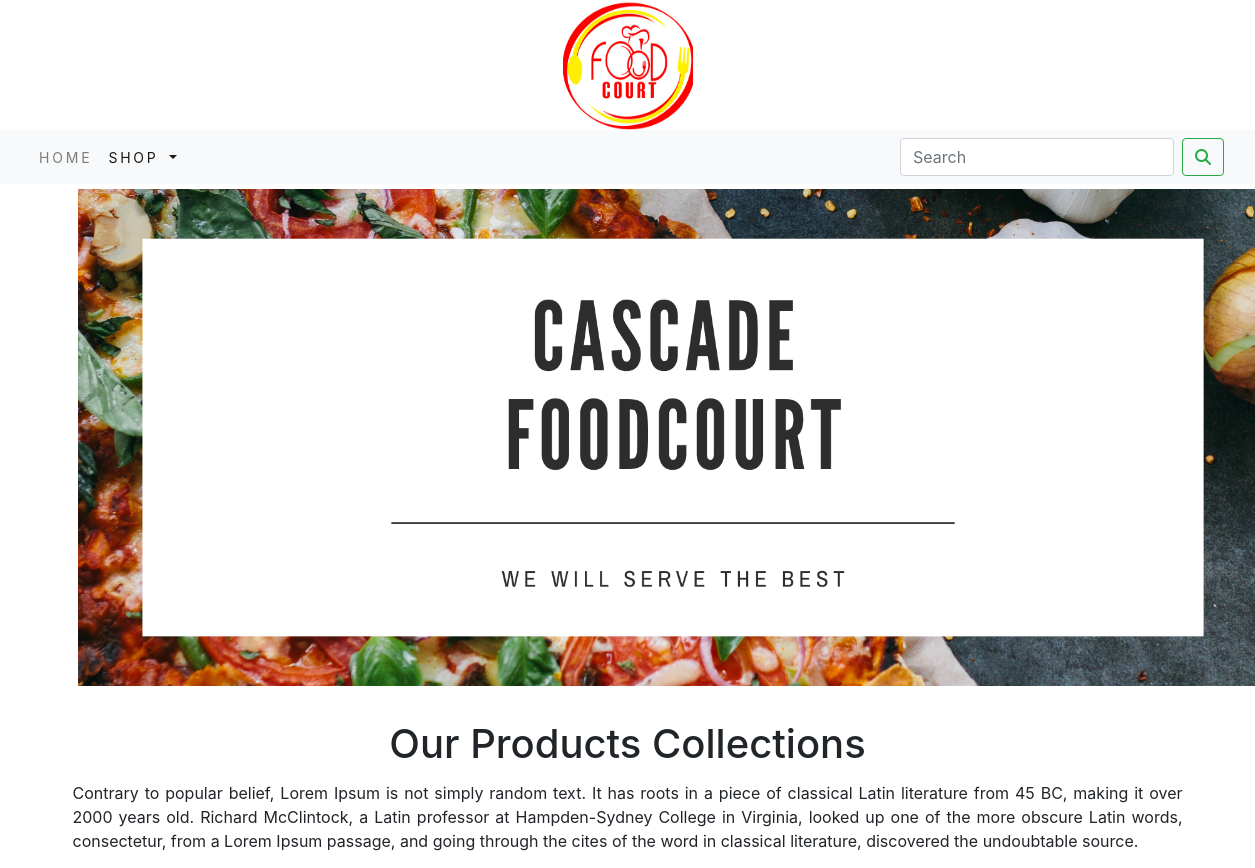
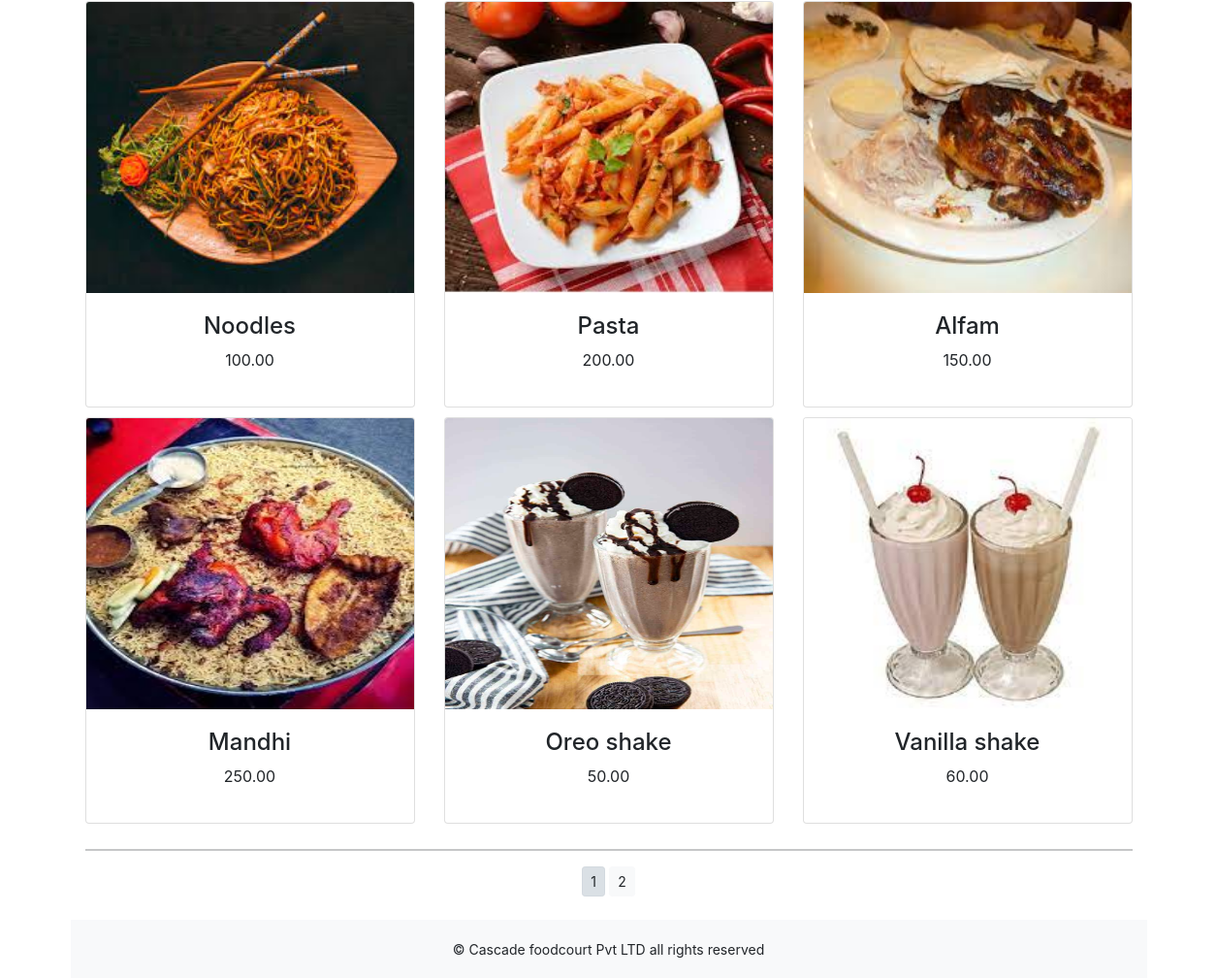
The app's page /shop/ with its own data (2 pictures, top to bottom).
### shop/models.py (models this page shows, shortened)
class Product(models.Model):
    name = models.CharField(max_length=250, unique=True)
    slug = models.SlugField(max_length=250, unique=True)
    description = models.TextField(blank=True)
    price = models.DecimalField(max_digits=10, decimal_places=2)
    category = models.ForeignKey(Category, on_delete=models.CASCADE)
    image = models.ImageField(upload_to='product', blank=True)
    stock = models.IntegerField()
    available = models.BooleanField(default=True)
    created = models.DateTimeField(auto_now_add=True)
    updated = models.DateTimeField(auto_now=True)
    def get_url(self):
        return reverse('shop:prodCatdetail', args=[self.category.slug, self.slug])
    class meta:
        ordering = ('name',)
        verbose_name = 'product'
        verbose_name_plural = 'products'

### shop/views.py (the view)
# urls.py: path('', views.allProdCat, name='allProdCat'),
def allProdCat(request, c_slug=None):
    c_page = None
    products_list = None
    if c_slug != None:
        c_page = get_object_or_404(Category, slug=c_slug)
        products_list = Product.objects.all().filter(category=c_page, available=True)
    else:
        products_list = Product.objects.all().filter(available=True)
    paginator = Paginator(products_list,6)
    try:
        page = int(request.GET.get('page', '1'))
    except:
        page=1
    try:
        products = paginator.page(page)
    except (EmptyPage,InvalidPage):
        products = paginator.page(paginator.num_pages)
    return render(request, "category.html", {'category': c_page, 'products': products})

### cart/context_processors.py (called while the page is built)
def counter(request):
    item_count = 0
    if 'admin' in request.path:
        return {}
    else:
        try:
            cart= Cart.objects.filter(cart_id=_cart_id(request))
            cart_items=CartItem.objects.all().filter(cart=cart[:1])
            for cart_item in cart_items:
                item_count += cart_item.quantity
        except Cart.DoesNotExist:
            item_count = 0
    return dict(item_count=item_count)

### cart/views.py (called while the page is built)
def _cart_id(request):
    cart = request.session.session_key
    if not cart:
        cart = request.session.create()
    return cart

### shop/context_processors.py (called while the page is built)
def menu_links(request):
    links = Category.objects.all()
    return dict(links=links)

### shop/models.py (called while the page is built)
    def get_url(self):
        return reverse('shop:products_by_category', args=[self.slug])

### templates/category.html (shortened to what this page needs)
{% extends 'base.html' %}
{% load static %}
{% block content %}
<div class="container">
<div class="mx_auto">
    {% if category %}
    <img class="my_image" src="{{category.image.url}}" alt="{{category.name}}" width="1000px;" height="400px;">
</div>
<br>
<div>
    <h1 class="text-center my_tittle">{{category.name}}</h1>
    <p class="text-justify">{{category.description}}</p>
</div>
    {% else %}
    <div>
        <img class="my_image my_image_padding" src="{% static 'img/banner.png' %}" alt="Our Products" width="1200px;" >
    </div>
    <br>
    <div>
        <h1 class="text-center my_image_padding">Our Products Collections</h1>
        <p class="text-justify">Contrary to popular belief, Lorem Ipsum is not simply random text. It has roots in a piece of classical Latin literature from 45 BC, making it over 2000 years old. Richard McClintock, a Latin professor at Hampden-Sydney College in Virginia, looked up one of the more obscure Latin words, consectetur, from a Lorem Ipsum passage, and going through the cites of the word in classical literature, discovered the undoubtable source.</p>
    </div>
    {% endif %}
<div class="container">
    <div class="row mx_auto">
         {% for product in products.object_list %}
        <div class="my_bottom_margin col-9 col-sm-12 col-md-4 xol-lg-4">
            <div class="card text-center" style="min-width:18rem;">
                <a href="{{product.get_url}}"><img class="card-img-top my_image" src="{{product.image.url}}" alt="{{product.name}}" width="250px;" height="300px;"></a>
                <div class="card-body">
                    <h4>{{product.name}}</h4>
                    <p>{{product.price}}</p>
                </div>
            </div>
        </div>
    {% endfor %}
    </div>
    <div class="mx-auto">
        {% if products.paginator.num_pages > 1 %}
       <hr>
        <div class="text-center">
            {% for pg in products.paginator.page_range %}
            <a href="?page={{pg}}" class="btn btn-light btn-sm {% if products.number == pg %} active {% endif %}">{{pg}}</a>
       {% endfor %}
        </div>
        {% endif %}
    </div>
    <br>
</div>
{% endblock %}

### templates/base.html (shortened to what this page needs)
{% load static %}
<!DOCTYPE html>
<html lang="en">
<head>
    <link href="https://cdn.jsdelivr.net/npm/bootstrap@5.0.2/dist/css/bootstrap.min.css" rel="stylesheet">
        <link rel="stylesheet" href="{% static 'css/custom.css' %}">
        <link rel="stylesheet" href="{% static 'css/bootstrap.min.css' %}">
</head>
<body class="d-flex flex-column min-vh-100">
<div>
    {% include 'header.html' %}
    {% include 'navbar.html' %}
    {% block content %}
    {% endblock %}
</div>
{% include 'footer.html' %}
</body>
</html>

### templates/header.html
{% load static %}
<header>
    <center>
        <a href="{% url 'shop:allProdCat' %}"><img src="{% static 'img/logo.png' %}" alt="logimage" width="130px;" height="130px"></a>
    </center>
</header>

### templates/navbar.html (shortened to what this page needs)
<nav class="navbar navbar-expand-lg navbar-light bg-light">
  <div class="container-fluid">
    <div class="collapse navbar-collapse" id="navbarSupportedContent">
      <ul class="navbar-nav me-auto mb-2 mb-lg-0">
        <li class="nav-item">
          <a class="nav-link" href="{% url 'shop:allProdCat' %}">Home</a>
        </li>
        <li class="nav-item dropdown {% if 'shop' in request.path %} active {% endif %}">
          <a class="nav-link dropdown-toggle" href="#" id="navbarDropdown" role="button" data-bs-toggle="dropdown" aria-expanded="false">
             Shop
          </a>
        </li>
      </ul>
      <form class="d-flex" action="{% url 'search_app:SearchResult' %}" method="get">
        <input class="form-control me-2" type="search" placeholder="Search"  name="q" aria-label="Search">
        <button class="btn btn-outline-success" type="submit"><i class="fa fa-search"></i></button>
      </form>
    </div>
  </div>
</nav>

### templates/footer.html
<footer class="mt-auto">
  <div class="footer navbar-fixed-bottom my_footer">
    <p class="text-center" style="position"> &copy; Cascade foodcourt Pvt LTD  all rights reserved </p>
  </div>
</footer>

### static/css/custom.css (style rules this page uses)
body { font-family:'Roboto', sans-serif; }
.nav-item { letter-spacing : .2em; font-size : 14px; text-transform : uppercase; }
.my_footer { background-color:#f8f9fa; height:60px; }
.my_footer p { padding-top:20px; font-size:14px; }
.my_image_padding { padding:5px; }
.my_bottom_margin { margin-bottom:10px; }

### records on screen
Product: image (picture), name "Noodles", price "100.00"
Product: image (picture), name "Pasta", price "200.00"
Product: image (picture), name "Alfam", price "150.00"
Product: image (picture), name "Mandhi", price "250.00"
Product: image (picture), name "Oreo shake", price "50.00"
Product: image (picture), name "Vanilla shake", price "60.00"

### other values on screen
{{ pg }} "1" "2"
